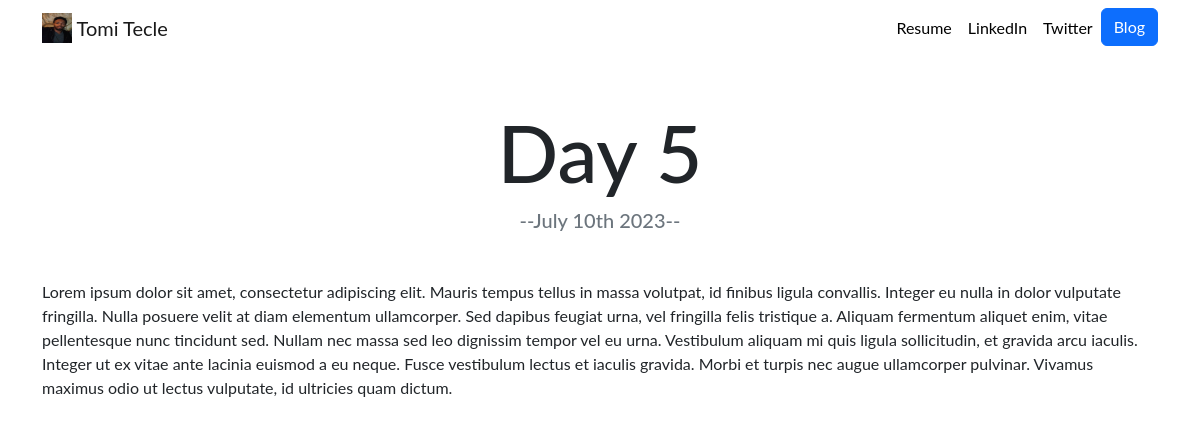
/blog/5/, run on the app's committed database.
### blog/models.py (models this page shows)
class Blog(models.Model):
    title = models.CharField(max_length=200)
    description = models.TextField()
    date = models.DateField()
    def __str__(self):
        return self.title

### blog/views.py (the view)
# urls.py: path('<int:blog_id>/', views.detail, name='detail'),
def detail(request, blog_id):
	blog = get_object_or_404(Blog, id=blog_id)
	return render(request, 'blog/detail.html', {'blog':blog})

### blog/templates/blog/detail.html
{% extends 'portfolio/base.html'%}
{% load static %}
{% block content %}
<h2 class="text-center mt-5" id="blogdetailtitle">{{ blog }}</h2>
<h5 class="text-center text-muted mb-5">--{{ blog.date|date:'F jS Y' }}--</h5>
{{ blog.description|safe }}
{% endblock %}

### portfolio/static/portfolio/custom.css (style rules this page uses)
body { font-family: 'Lato', sans-serif; }
@media (min-width: 992px) { #blogdetailtitle { font-size: 5rem; } }

### data on the page
Blog: title "Day 5", date "July 10th 2023", description "Lorem ipsum dolor sit amet, consectetur adipiscing elit. Mauris tempus tellus in massa volutpat, id finibus ligula convallis. Integer eu nulla in dolor vulputate fringilla. Nulla posuere velit at diam elementum ullamcorper. Sed dapibus feugiat urna, vel fringilla felis tristique a. Aliquam fermentum aliquet enim, vitae pellentesque nunc tincidunt sed. Nullam nec massa sed leo dignissim tempor vel eu urna. Vestibulum aliquam mi quis ligula sollicitudin, et gravida arcu iaculis. Integer ut ex vitae ante lacinia euismod a eu neque. Fusce vestibulum lectus et iaculis gravida. Morbi et turpis nec augue ullamcorper pulvinar. Vivamus maximus odio ut lectus vulputate, id ultricies quam dictum."
